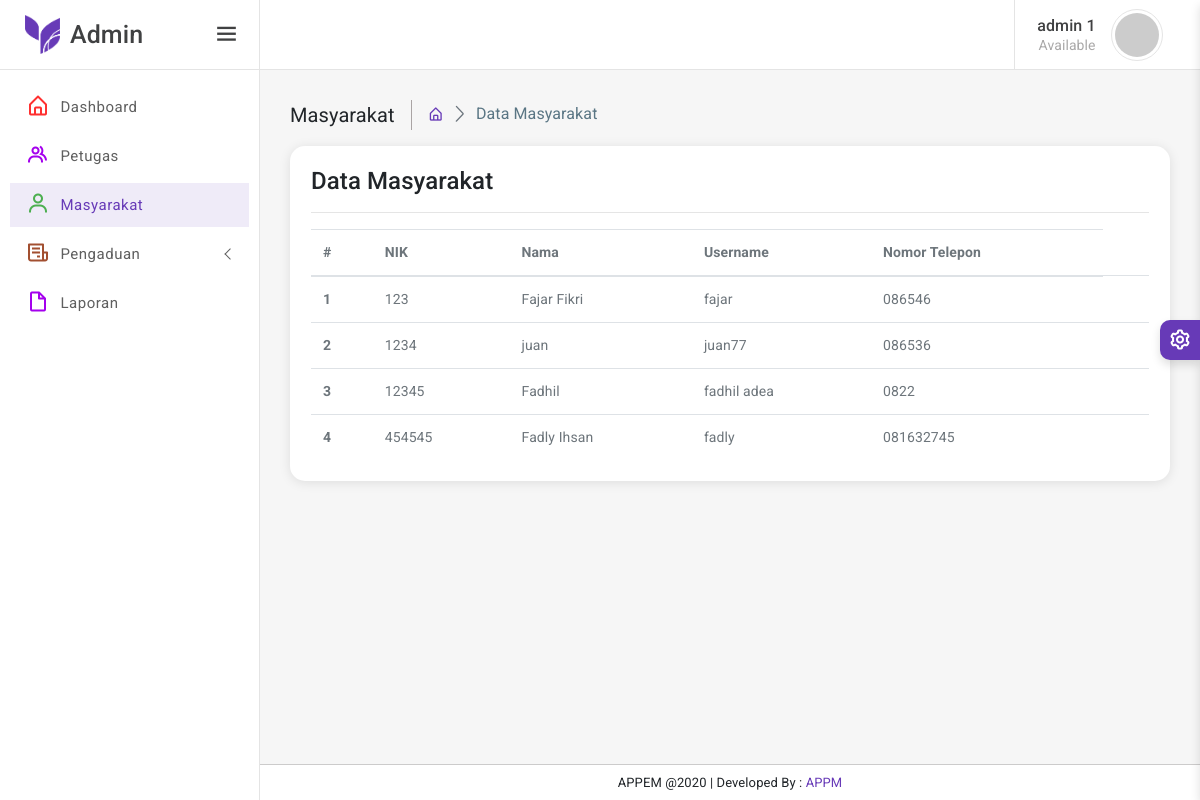
/admin/index.php?halaman=masyarakat (signed in), run on the app's committed database.
### tables this page shows
CREATE TABLE `masyarakat` (
  `nik` char(16) NOT NULL,
  `nama` varchar(35) NOT NULL,
  `username` varchar(25) NOT NULL,
  `password` varchar(32) NOT NULL,
  `telp` varchar(16) NOT NULL
);

### admin/masyarakat.php (the view, shortened to what this page needs)
<div class="page-breadcrumb d-none d-md-flex align-items-center mb-3">
		<div class="breadcrumb-title pr-3">Masyarakat</div>
		<div class="pl-3">
		    <nav aria-label="breadcrumb">
				<ol class="breadcrumb mb-0 p-0">
					<li class="breadcrumb-item"><a href="javascript:;"><i class='bx bx-home-alt'></i></a>
					</li>
					<li class="breadcrumb-item active" aria-current="page">Data Masyarakat</li>
				</ol>
			</nav>
		</div>
	</div>
	<div class="card radius-15">
		<div class="card-body">
			<div class="card-title">
				<h4 class="mb-0">Data Masyarakat</h4>
			</div>
			<hr/>
			<div class="table-responsive">
				<table class="table mb-0">
					<thead>
						<tr>
							<th scope="col">#</th>
							<th scope="col">NIK</th>
							<th scope="col">Nama</th>
							<th scope="col">Username</th>
							<th scope="col">Nomor Telepon</th>
						</tr>
					</thead>
					<tbody>
					    <?php
						 $masyarakat = mysqli_query($koneksi, "SELECT * FROM masyarakat") or die (mysqli_error($koneksi));
                         $no = 1;
						 while($data_masyarakat = $masyarakat->fetch_assoc()) {
						?>
						<tr>
							<th scope="row"><?php echo $no++ ?></th>
							<td><?php echo $data_masyarakat['nik'] ?></td>
							<td><?php echo $data_masyarakat['nama'] ?></td>
                            <td><?php echo $data_masyarakat['username'] ?></td>
                            <td><?php echo $data_masyarakat['telp'] ?></td>
							<td>
							</td>
						</tr>
						<?php } ?>
					</tbody>
				</table>
			</div>
		</div>
	</div>
</div>

### admin/index.php (shortened to what this page needs)
<?php
include'../koneksi.php';
?>
<!DOCTYPE html>
<html lang="en">
<head>
	<link href="../assets/plugins/simplebar/css/simplebar.css" rel="stylesheet" />
	<link href="../assets/plugins/perfect-scrollbar/css/perfect-scrollbar.css" rel="stylesheet" />
	<link href="../assets/plugins/metismenu/css/metisMenu.min.css" rel="stylesheet" />
	<link href="../assets/css/pace.min.css" rel="stylesheet" />
	<link rel="stylesheet" href="../assets/css/bootstrap.min.css" />
	<link rel="stylesheet" href="../assets/css/icons.css" />
	<link rel="stylesheet" href="../assets/css/app.css" />
	<link rel="stylesheet" href="../assets/css/dark-sidebar.css" />
	<link rel="stylesheet" href="../assets/css/dark-theme.css" />
	<link href="../assets/plugins/datatable/css/dataTables.bootstrap4.min.css" rel="stylesheet" type="text/css">
</head>
<body>
	<div class="wrapper">
		<div class="sidebar-wrapper" data-simplebar="true">
			<div class="sidebar-header">
				<div class="">
					<img src="../assets/images/logo-icon.png" class="logo-icon-2" alt="" />
				</div>
				<div>
					<h4 class="logo-text">Admin</h4>
				</div>
				<a href="javascript:;" class="toggle-btn ml-auto"> <i class="bx bx-menu"></i>
				</a>
			</div>
			<ul class="metismenu" id="menu">
				<li>
					<a href="index.php">
						<div class="parent-icon icon-color-1"><i class="bx bx-home-alt"></i>
						</div>
						<div class="menu-title">Dashboard</div>
					</a>
				</li>
				<li>
					<a href="?halaman=petugas">
						<div class="parent-icon icon-color-5"><i class="bx bx-group"></i>
						</div>
						<div class="menu-title">Petugas</div>
					</a>
				</li>
				<li>
					<a href="?halaman=masyarakat">
						<div class="parent-icon icon-color-3"><i class="bx bx-user"></i>
						</div>
						<div class="menu-title">Masyarakat</div>
					</a>
				</li>
				<li>
					<a class="has-arrow" href="javascript:;">
						<div class="parent-icon icon-color-12"> <i class="bx bx-receipt"></i>
						</div>
						<div class="menu-title">Pengaduan</div>
					</a>
				</li>
				<li>
					<a href="?halaman=laporan">
						<div class="parent-icon icon-color-5"><i class="bx bx-file-blank"></i>
						</div>
						<div class="menu-title">Laporan</div>
					</a>
				</li>
			</ul>
		</div>
		<header class="top-header">
			<nav class="navbar navbar-expand">
				<div class="right-topbar ml-auto">
					<ul class="navbar-nav">
						<li class="nav-item dropdown dropdown-user-profile">
							<a class="nav-link dropdown-toggle dropdown-toggle-nocaret" href="javascript:;" data-toggle="dropdown">
								<div class="media user-box align-items-center">
									<div class="media-body user-info">
										<p class="user-name mb-0"><?php echo $_SESSION['admin']['nama_petugas']; ?></p>
										<p class="designattion mb-0">Available</p>
									</div>
									<img src="https://via.placeholder.com/110x110" class="user-img" alt="">
								</div>
							</a>
						</li>
					</ul>
				</div>
			</nav>
		</header>
		<div class="page-wrapper">
			<div class="page-content-wrapper">
				<div class="page-content">
				    <?php
					if (isset($_GET['halaman'])) {
						if($_GET['halaman']=="petugas"){
							include 'petugas/petugas.php';
						} elseif($_GET['halaman']=="tambahpetugas"){
							include 'petugas/tambahpetugas.php';
						} elseif($_GET['halaman']=="editpetugas"){
							include 'petugas/editpetugas.php';
						} elseif($_GET['halaman']=="hapuspetugas"){
							include 'petugas/hapuspetugas.php';
						} elseif($_GET['halaman']=="pengaduanmasuk"){
							include 'pengaduan/pengaduanmasuk.php';
						} elseif($_GET['halaman']=="pengaduanproses"){
							include 'pengaduan/pengaduanproses.php';
						} elseif($_GET['halaman']=="pengaduanselesai"){
							include 'pengaduan/pengaduanselesai.php';
						} elseif($_GET['halaman']=="pengaduandetail"){
							include 'pengaduan/pengaduandetail.php';
						} elseif($_GET['halaman']=="laporan"){
							include 'laporan.php';
						} elseif($_GET['halaman']=="masyarakat"){
							include 'masyarakat.php';
						} elseif($_GET['halaman']=="pengaduanbatal"){
							include 'pengaduan/pengaduanbatal.php';
						}
					} else {
						include 'dashboard.php';
					}
					?>
				</div>
			</div>
		</div>
		<div class="footer">
			<p class="mb-0">APPEM @2020 | Developed By : <a href="https://themeforest.net/user/codervent" target="_blank">APPM</a>
			</p>
		</div>
	<div class="switcher-wrapper">
		<div class="switcher-btn"> <i class='bx bx-cog bx-spin'></i>
		</div>
	</div>
</body>
</html>

### data on the page
masyarakat: nik "123", nama "Fajar Fikri", username "fajar", telp "086546"
masyarakat: nik "1234", nama "juan", username "juan77", telp "086536"
masyarakat: nik "12345", nama "Fadhil", username "fadhil adea", telp "0822"
masyarakat: nik "454545", nama "Fadly Ihsan", username "fadly", telp "081632745"

### other printed values
$_SESSION['admin']['nama_petugas'] "admin 1"
